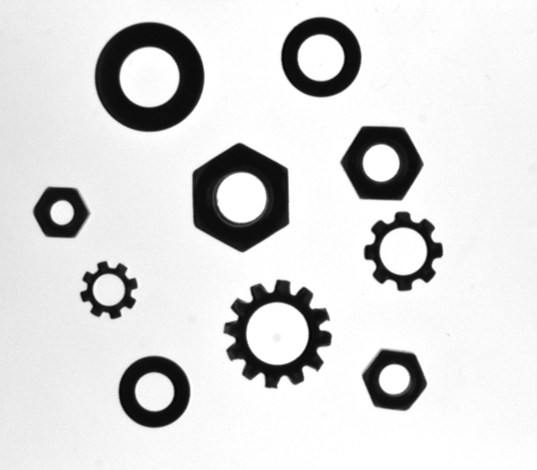
//> input picture resource/12/circle.png, 537 x 470 px
$ ./hough_transform_example   (built with g++ and OpenCV 4)
//> lines starting //> are read from the running program, lines starting //| are printed output that depends on the picture; after the words box and inside, x2 and y2 are one past the last pixel; in counts of white or black regions, pixels touching at a corner belong together
#include <iostream>
#include <vector>
#include <opencv2/opencv.hpp>

#define RESOURCE_DIR "../resource/"


// [66 lines left out: function hough_lines_detect_example, not called in this run]


void hough_circle_detect_example()
{
  cv::Mat src = cv::imread(RESOURCE_DIR"/12/circle.png");
//> src is the input picture: 470 rows x 537 cols, CV_8UC3; min 7, max 255, mean 216.6
    if(src.empty())
    {
        std::cout << "img is empty" << std::endl;
        return;
    }

    cv::imshow("src", src);


    cv::Mat imgBlur;
    cv::medianBlur(src, imgBlur,5);
    cv::imshow("imgblur", imgBlur);

    cv::Mat grayImg;
    cv::cvtColor(imgBlur, grayImg, cv::COLOR_BGR2GRAY);
    cv::imshow("gray", grayImg);

//    cv::Mat imgEdage;
//    cv::Canny(grayImg, imgEdage, 100, 200, 3);
//    cv::imshow("imgEdage", imgEdage);

    //cv::Mat imgEdage;
    //cv::threshold(imgBlur, imgEdage, 255/2, 255, cv::THRESH_BINARY);


     cv::Mat houghCircles;
    //InputArray image, // 输入图像 ,必须是8位的单通道灰度图像
	//OutputArray circles, // 输出结果&#xff0c;发现的圆信息
	//Int method, // 方法 - HOUGH_GRADIENT
	//Double dp, // dp  1;  accumulator resolution (ratio)
	//Double mindist, // 10 最短距离-可以分辨是两个圆的, 否则认为是同心圆- rows/8
	//Double param1, // canny edge detection low threshold
	//Double param2, // 中心点累加器阈值 – 候选圆心
	//Int minradius, // 最小半径
	//Int maxradius//最大半径
    cv::HoughCircles(grayImg, houghCircles, cv::HOUGH_GRADIENT, 1, 10, 100, 40, 5, 100);
//> houghCircles = [[149.5, 76.5, 54.2], [276.5, 333.5, 30.7], [154.5, 390.5, 35.8], [320.5, 57.5, 23.8], [380.5, 162.5, 18.8], [241.5, 197.5, 24.5], [402.5, 251.5, 23.5], [61.5, 212.5, 11.6], [108.5, 288.5, 15.8], [393.5, 378.5, 14.7]]
    for(int i = 0; i < houghCircles.cols; i++)
    {
        cv::Vec3f cc = houghCircles.at<cv::Vec3f>(0, i);
        //std::cout << cc << std::endl;
        cv::circle(src, cv::Point(cc[0], cc[1]), cc[2], cv::Scalar(0,0,255), 2, cv::LINE_AA);
        cv::circle(src, cv::Point(cc[0], cc[1]), 2, cv::Scalar(255,0,0), 1, cv::LINE_AA);
    }
//> this loop made 10 passes
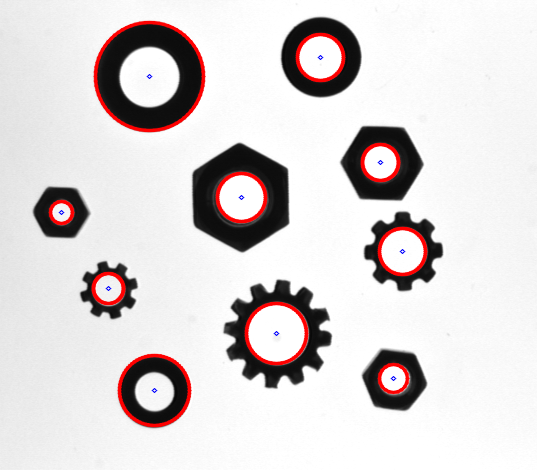
//> src: 470 rows x 537 cols, CV_8UC3; 3.26% of pixels changed, all inside (x1, y1, x2, y2) = (48, 20, 428, 428)
    cv::imshow("result", src);

    cv::waitKey(0);
    cv::destroyAllWindows();

}

int main(int argc, char const *argv[])
{

    //hough_lines_detect_example();
    hough_circle_detect_example();
    return 0;
}

$ run again, with resource/12/bricks.jpg saved as resource/12/circle.png
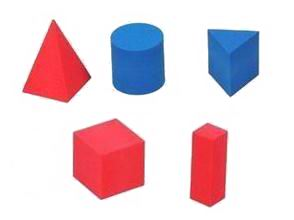
//> input picture resource/12/bricks.jpg, 294 x 220 px
//> in hough_circle_detect_example, src is the input picture: 220 rows x 294 cols, CV_8UC3; mean B, G, R 217.2, 208.4, 229.8
//> in hough_circle_detect_example, `cv::cvtColor(imgBlur, grayImg, cv::COLOR_BGR2GRAY);`:
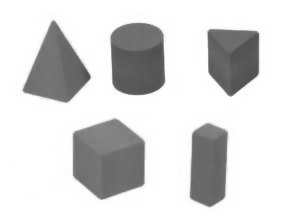
//> grayImg: 220 rows x 294 cols, CV_8UC1; min 80, max 255, mean 216.2
//> houghCircles = empty
